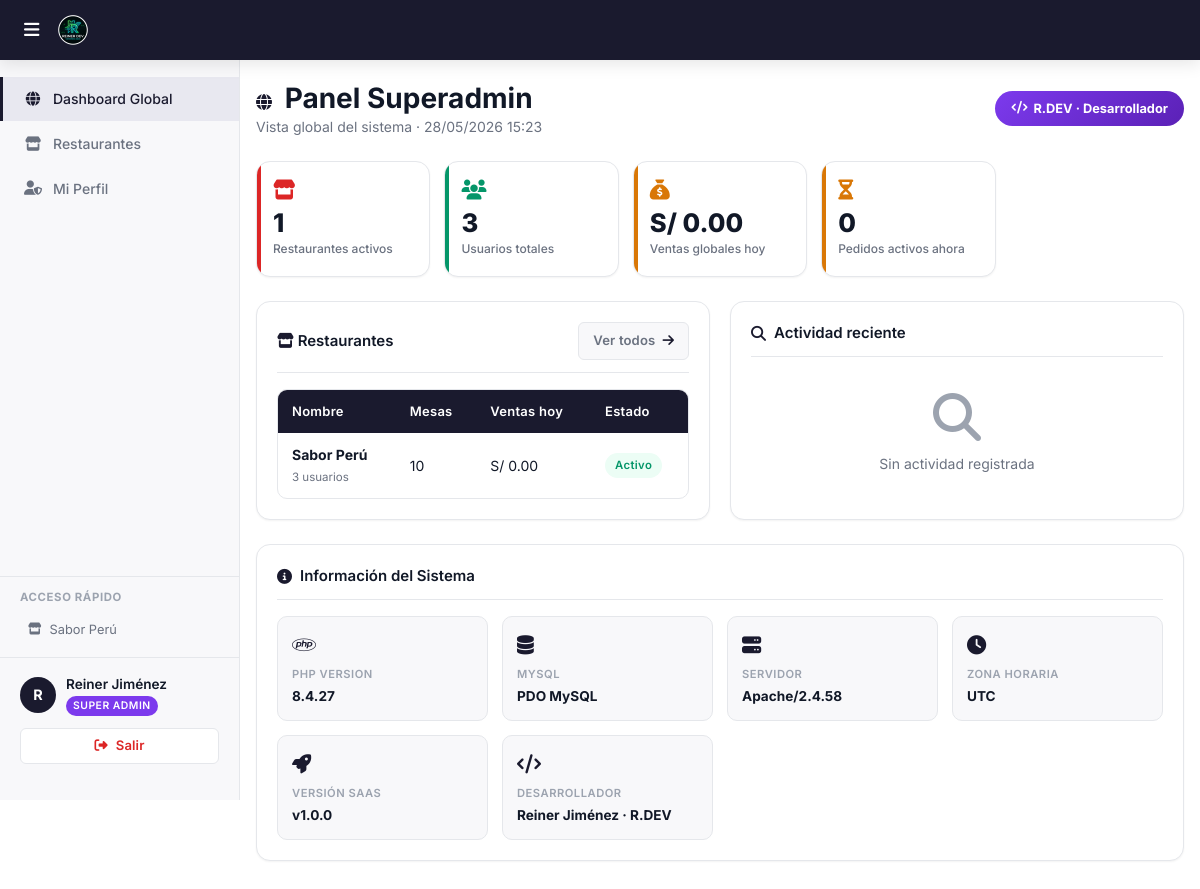
/roles/superadmin/dashboard.php (signed in), run on the app's committed database.
### tables this page shows
CREATE TABLE IF NOT EXISTS restaurantes (
    id         INT PRIMARY KEY AUTO_INCREMENT,
    nombre     VARCHAR(100) NOT NULL,
    logo       VARCHAR(255) DEFAULT NULL,
    activo     TINYINT(1)   DEFAULT 1,
    created_at TIMESTAMP    DEFAULT CURRENT_TIMESTAMP
);

### roles/superadmin/dashboard.php (the view, shortened to what this page needs)
<?php
$db = getDB();
$stRest = $db->query("SELECT COUNT(*) FROM restaurantes WHERE activo = 1");
$totalRestaurantes = $stRest->fetchColumn();
$stUsr = $db->query("SELECT COUNT(*) FROM usuarios WHERE activo = 1 AND rol != 'superadmin'");
$totalUsuarios = $stUsr->fetchColumn();
$hoy = date('Y-m-d');
$stVentas = $db->prepare("SELECT COALESCE(SUM(total),0) AS total, COUNT(*) AS cant FROM pedidos WHERE estado='cobrado' AND DATE(created_at) = ?");
$stVentas->execute([$hoy]);
$ventasHoy = $stVentas->fetch();
$stActivos = $db->query("SELECT COUNT(*) FROM pedidos WHERE estado = 'activo'");
$pedidosActivos = $stActivos->fetchColumn();
$stRestList = $db->query("
    SELECT r.id, r.nombre, r.activo,
           COUNT(DISTINCT u.id)  AS usuarios,
           COUNT(DISTINCT m.id)  AS mesas,
           COUNT(DISTINCT pe.id) AS pedidos_hoy,
           COALESCE(SUM(pe.total),0) AS ventas_hoy
    FROM restaurantes r
    LEFT JOIN usuarios u   ON u.restaurante_id = r.id
    LEFT JOIN mesas m      ON m.restaurante_id = r.id AND m.activo = 1
    LEFT JOIN pedidos pe   ON pe.restaurante_id = r.id AND pe.estado = 'cobrado' AND DATE(pe.created_at) = CURDATE()
    GROUP BY r.id
    ORDER BY r.id DESC
");
$restaurantes = $stRestList->fetchAll();
$stLogs = $db->query("
    SELECT la.accion, la.ip, la.created_at, u.nombre, u.rol
    FROM logs_acceso la
    LEFT JOIN usuarios u ON u.id = la.usuario_id
    ORDER BY la.created_at DESC
    LIMIT 20
");
$logs = $stLogs->fetchAll();
require_once '../../includes/header.php';
?>
        <div class="page-content">
            <div class="d-flex align-center justify-between mb-24">
                <div>
                    <h1><i class="fa-solid fa-globe" style="font-size:1rem;margin-right:6px;color:var(--primary);"></i> Panel Superadmin</h1>
                    <p>Vista global del sistema · <?= date('d/m/Y H:i') ?></p>
                </div>
                <div style="background:linear-gradient(135deg,#7C3AED,#5B21B6);color:#fff;padding:8px 16px;border-radius:999px;font-size:.8rem;font-weight:700;display:flex;align-items:center;gap:6px;">
                    <i class="fa-solid fa-code"></i> R.DEV · Desarrollador
                </div>
            </div>
            <div class="stats-grid mb-24">
                <div class="stat-card rojo">
                    <div class="stat-icon"><i class="fa-solid fa-store"></i></div>
                    <div class="stat-valor"><?= $totalRestaurantes ?></div>
                    <div class="stat-label">Restaurantes activos</div>
                </div>
                <div class="stat-card verde">
                    <div class="stat-icon"><i class="fa-solid fa-users"></i></div>
                    <div class="stat-valor"><?= $totalUsuarios ?></div>
                    <div class="stat-label">Usuarios totales</div>
                </div>
                <div class="stat-card naranja">
                    <div class="stat-icon"><i class="fa-solid fa-sack-dollar"></i></div>
                    <div class="stat-valor">S/ <?= number_format($ventasHoy['total'], 2) ?></div>
                    <div class="stat-label">Ventas globales hoy</div>
                </div>
                <div class="stat-card dorado">
                    <div class="stat-icon"><i class="fa-solid fa-hourglass-half"></i></div>
                    <div class="stat-valor"><?= $pedidosActivos ?></div>
                    <div class="stat-label">Pedidos activos ahora</div>
                </div>
            </div>
            <div style="display:grid;grid-template-columns:1fr 1fr;gap:20px;margin-bottom:24px;">
                <div class="card">
                    <div class="card-title d-flex align-center justify-between">
                        <span><i class="fa-solid fa-store"></i> Restaurantes</span>
                        <a href="restaurantes.php" class="btn btn-ghost btn-sm">Ver todos <i class="fa-solid fa-arrow-right"></i></a>
                    </div>
                    <div class="table-wrap">
                        <table>
                            <thead>
                                <tr>
                                    <th>Nombre</th>
                                    <th>Mesas</th>
                                    <th>Ventas hoy</th>
                                    <th>Estado</th>
                                </tr>
                            </thead>
                            <tbody>
                                <?php foreach ($restaurantes as $r): ?>
                                <tr>
                                    <td>
                                        <strong><?= htmlspecialchars($r['nombre']) ?></strong><br>
                                        <span style="font-size:.72rem;color:var(--text-secondary);"><?= $r['usuarios'] ?> usuarios</span>
                                    </td>
                                    <td><?= $r['mesas'] ?></td>
                                    <td>S/ <?= number_format($r['ventas_hoy'],2) ?></td>
                                    <td><span class="badge <?= $r['activo']?'badge-verde':'badge-gris' ?>"><?= $r['activo']?'Activo':'Inactivo' ?></span></td>
                                </tr>
                                <?php endforeach; ?>
                            </tbody>
                        </table>
                    </div>
                </div>
                <div class="card">
                    <div class="card-title"><i class="fa-solid fa-magnifying-glass"></i> Actividad reciente</div>
                    <div style="display:flex;flex-direction:column;gap:8px;max-height:320px;overflow-y:auto;">
                        <?php if (!$logs): ?>
                        <div class="empty-state" style="padding:20px 0;">
                            <div class="icon"><i class="fa-solid fa-magnifying-glass"></i></div>
                            <p>Sin actividad registrada</p>
                        </div>
                        <?php endif; ?>
                    </div>
                </div>
            </div>
            <div class="card">
                <div class="card-title"><i class="fa-solid fa-circle-info"></i> Información del Sistema</div>
                <div style="display:grid;grid-template-columns:repeat(auto-fill,minmax(180px,1fr));gap:14px;">
                    <?php
                    $infos = [
                        ['fa-brands fa-php',    'PHP Version',   PHP_VERSION],
                        ['fa-solid fa-database','MySQL',         'PDO MySQL'],
                        ['fa-solid fa-server',  'Servidor',      $_SERVER['SERVER_SOFTWARE'] ?? 'Unknown'],
                        ['fa-solid fa-clock',   'Zona horaria',  date_default_timezone_get()],
                        ['fa-solid fa-rocket',  'Versión SaaS',  'v1.0.0'],
                        ['fa-solid fa-code',    'Desarrollador', 'Reiner Jiménez · R.DEV'],
                    ];
                    foreach ($infos as [$icon,$label,$valor]): ?>
                    <div style="background:var(--bg-secondary);border-radius:var(--radius-md);padding:14px;border:1px solid var(--border);">
                        <div style="font-size:1.2rem;margin-bottom:6px;color:var(--primary);"><i class="<?= $icon ?>"></i></div>
                        <div style="font-size:.7rem;color:var(--text-muted);font-weight:600;text-transform:uppercase;letter-spacing:.5px;"><?= $label ?></div>
                        <div style="font-size:.85rem;font-weight:700;color:var(--text-primary);margin-top:3px;"><?= htmlspecialchars($valor) ?></div>
                    </div>
                    <?php endforeach; ?>
                </div>
        </div>
<?php require_once '../../includes/footer.php'; ?>

### includes/sidebar.php (shortened to what this page needs)
<?php
$rol = $_SESSION['rol'];
$sidebarRestaurantes = [];
if ($rol === 'superadmin') {
    try {
        $_dbSidebar = getDB();
        $_stSidebar = $_dbSidebar->query("SELECT id, nombre FROM restaurantes WHERE activo = 1 ORDER BY nombre ASC");
        $sidebarRestaurantes = $_stSidebar->fetchAll();
    } catch (Exception $e) {
    }
}
?>
<aside class="sidebar">
    <ul class="sidebar-menu">
        <?php if ($rol === 'superadmin'): ?>
            <li><a href="<?= BASE_URL ?>/roles/superadmin/dashboard.php"><span class="menu-icon"><i class="fa-solid fa-globe"></i></span> Dashboard Global</a></li>
            <li><a href="<?= BASE_URL ?>/roles/superadmin/restaurantes.php"><span class="menu-icon"><i class="fa-solid fa-store"></i></span> Restaurantes</a></li>
            <li><a href="<?= BASE_URL ?>/roles/superadmin/perfil.php"><span class="menu-icon"><i class="fa-solid fa-user-shield"></i></span> Mi Perfil</a></li>
        <?php elseif ($rol === 'cocina'): ?>
            <li><a href="<?= BASE_URL ?>/roles/cocina/dashboard.php"><span class="menu-icon"><i class="fa-solid fa-kitchen-set"></i></span> Panel Cocina</a></li>
        <?php endif; ?>
    </ul>
    <?php if ($rol === 'superadmin' && !empty($sidebarRestaurantes)): ?>
        <div style="padding: 12px 20px; border-top: 1px solid var(--border); overflow: hidden;">
            <div style="font-size: .71rem; font-weight: 700; color: var(--text-muted); text-transform: uppercase; letter-spacing: .6px; margin-bottom: 8px;">Acceso rápido</div>
            <div style="max-height: 180px; overflow-y: auto; display: flex; flex-direction: column; gap: 2px;">
                <?php foreach ($sidebarRestaurantes as $r): ?>
                <a href="<?= BASE_URL ?>/roles/admin/dashboard.php?set_rest_id=<?= $r['id'] ?>"
                   style="display: flex; align-items: center; gap: 8px; font-size: .8rem; padding: 6px 8px; border-radius: var(--radius-sm); color: var(--text-secondary); transition: .15s;"
                   onmouseover="this.style.background='var(--bg)'"
                   onmouseout="this.style.background='transparent'">
                   <i class="fa-solid fa-store" style="font-size: .75rem; flex-shrink: 0;"></i>
                   <span style="overflow: hidden; text-overflow: ellipsis; white-space: nowrap;"><?= htmlspecialchars($r['nombre']) ?></span>
                </a>
                <?php endforeach; ?>
            </div>
        </div>
    <?php endif; ?>
    <div class="sidebar-user-panel" style="padding: 16px 20px; border-top: 1px solid var(--border); background: var(--bg-secondary); margin-top: auto; display: flex; flex-direction: column; gap: 12px; overflow: hidden;">
        <div style="display: flex; align-items: center; gap: 10px;">
            <div class="avatar" style="width: 36px; height: 36px; background: var(--primary); color: #fff; border-radius: 50%; display: flex; align-items: center; justify-content: center; font-weight: 700; font-size: 0.9rem; flex-shrink: 0;">
                <?= $nombreInicial ?>
            </div>
            <div style="display: flex; flex-direction: column; min-width: 0; flex: 1;">
                <span style="font-size: 0.85rem; font-weight: 600; color: var(--text-primary); overflow: hidden; text-overflow: ellipsis; white-space: nowrap;">
                    <?= htmlspecialchars($_SESSION['nombre'] ?? 'Usuario') ?>
                </span>
                <span class="rol-badge rol-<?= $rol ?>" style="align-self: flex-start; margin-top: 2px;">
                    <?= $rolLabel ?>
                </span>
            </div>
        </div>
        <?php if (!isset($hideLogout) || !$hideLogout): ?>
        <a href="<?= BASE_URL ?>/auth/logout.php" class="btn btn-ghost btn-sm btn-full" style="min-height: 36px; gap: 8px; justify-content: center; border-color: var(--border); color: var(--danger); background: var(--surface);">
            <i class="fa-solid fa-right-from-bracket"></i>
            <span>Salir</span>
        </a>
        <?php endif; ?>
    </div>
</aside>

### data on the page
restaurantes: nombre "Sabor Perú", usuarios "3", mesas "10", ventas_hoy "0.00", activo "Activo"

### other printed values
$nombreInicial "R"
$_SESSION['nombre'] "Reiner Jiménez"
$rolLabel "SUPER ADMIN"
$totalRestaurantes "1"
$totalUsuarios "3"
$ventasHoy['total'] "0.00"
$pedidosActivos "0"
$label "PHP VERSION"
$valor "8.4.27"
$label "MYSQL"
$valor "PDO MySQL"
$label "SERVIDOR"
$valor "Apache/2.4.58"
$label "ZONA HORARIA"
$valor "UTC"
